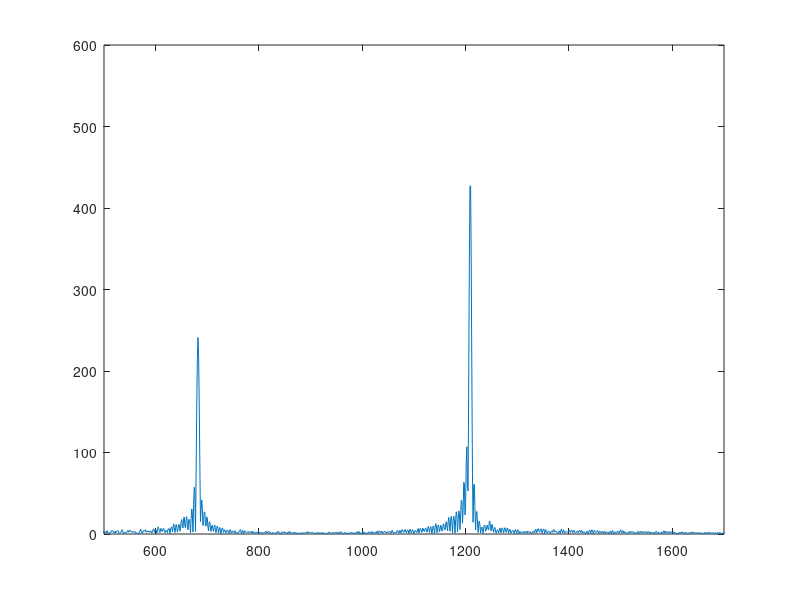

Here is the MATLAB script that generated this plot:
clear
clc
close all

load touchtone

Fs = y.fs;


k=10


y = double(y.sig)/128;

n = length(y);

y = y(floor(k*n/11)+1:floor((k+1)*n/11));

n = length(y);
t = (0:n-1)/Fs;

p = abs(fft(y));
f = (0:n-1)*(Fs/n);
plot(f,p);
axis([500 1700 0 600]);

sound(y,Fs);
pause(max(t))
